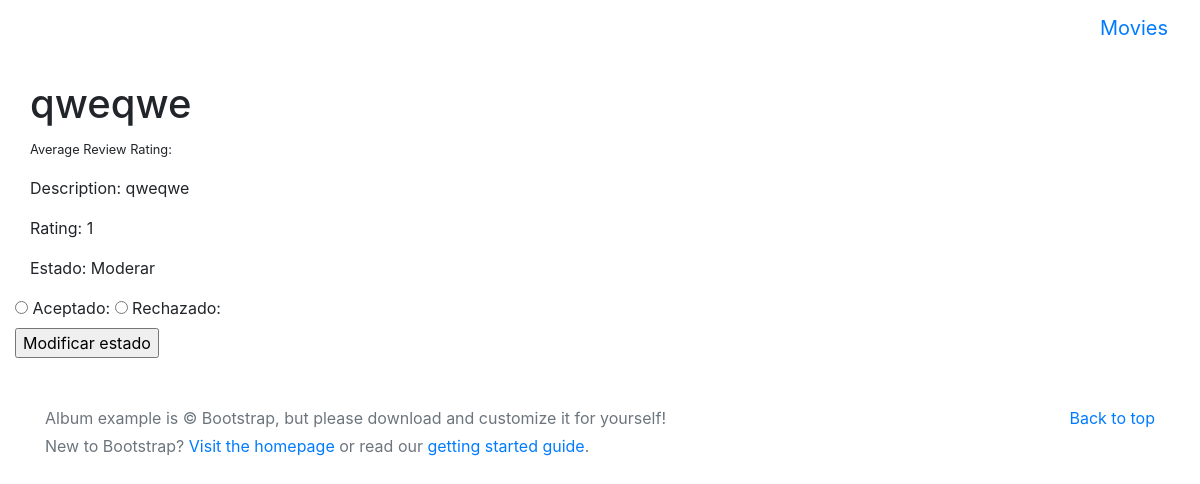
The app's page /reviews/4/ (signed in), older data.
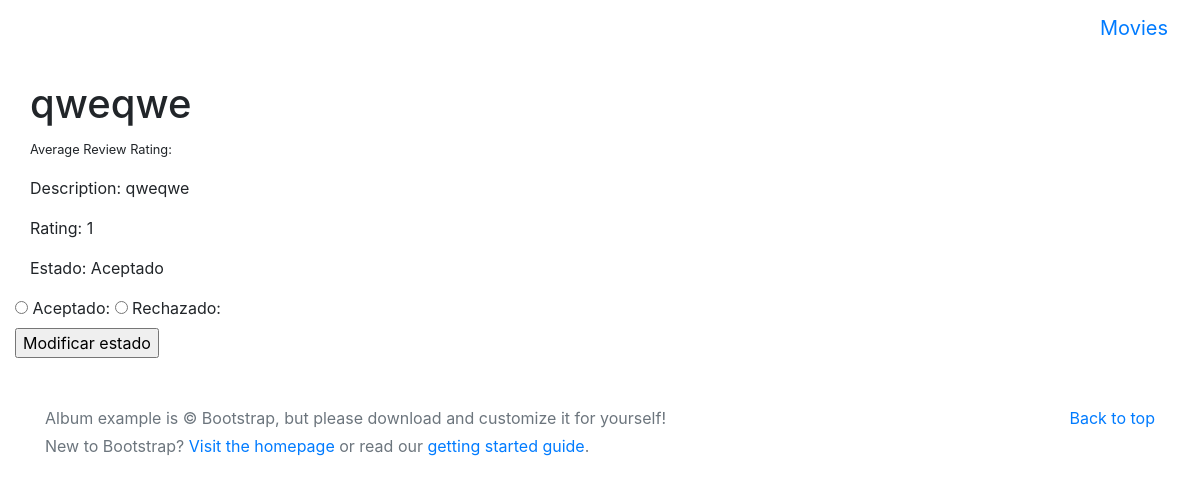
The same page, newer data.
### reviews/models.py (models this page shows, shortened)
class Review(models.Model):
    STAR_RATINGS = (
        (1, 'One Star'),
        (2, 'Two Star'),
        (3, 'Three Star'),
        (4, 'Four Star'),
        (5, 'Five Star')
    )
    STATES = (
        ('mod', 'Moderar'),
        ('ok', 'Aceptado'),
        ('notok', 'Rechazado'),
    )
    user = models.ForeignKey(User)
    movie = models.ForeignKey('movies.Movie', related_name='reviews')
    title = models.CharField(max_length=200)
    description = models.TextField()
    date = models.DateTimeField(auto_now_add=True)
    rating = models.IntegerField(choices=STAR_RATINGS)
    state = models.CharField(choices=STATES, default='mod', max_length=100)
    states = ReviewQuerySet.as_manager()

### reviews/views.py (the view, shortened to what this page needs)
# urls.py: url(r'^(?P<review_pk>\d+)/$', views.review_detail, name='detail'),
def review_detail(request, review_pk):
    review = get_object_or_404(Review, pk=review_pk)
    error = ''
    context = {
        'review': review,
        'error': error,
    }
    return render(request, 'review_detail.html', context)

### reviews/templates/review_detail.html (shortened to what this page needs)
{% extends 'base.html' %}
{% block content %}
<div class="container" style='padding-top: 4rem;'>
		<div class="row no-gutter">
			<div class="page-header">
				<p class="sanserif"><h1 id="titulo_review">{{ review.title }}</h1>
				<small>Average Review Rating: {{ avg_rating }}</small>
				</p>
				<p>Description: {{ review.description }}</p>
				<p>Rating: {{ review.rating }}</p>
				{% if user.is_staff %}
				<p>Estado: <span id="review_state">{{ review.get_state_display }}</span></p>
				<div class="row no-gutter">
					<form method="POST" action="{% url 'reviews:detail' review.pk %}" id="state_form">
						<div>
				         	<label class="radio-inline"><input type="radio" name="state" value="ok"> Aceptado: </label>
				        	<label class="radio-inline"><input type="radio" name="state" value="notok"> Rechazado: </label>
				        </div>
				        <input type="submit" value="Modificar estado">
				    </form>
				</div>
				{% else %}
					<p>{{ error }}</p>
				{% endif %}
			</div>
		</div>
</div>
{% endblock %}

Row changes from the older to the newer data that the page shows:
changed Review "qweqwe": state "Moderar" → "Aceptado"
